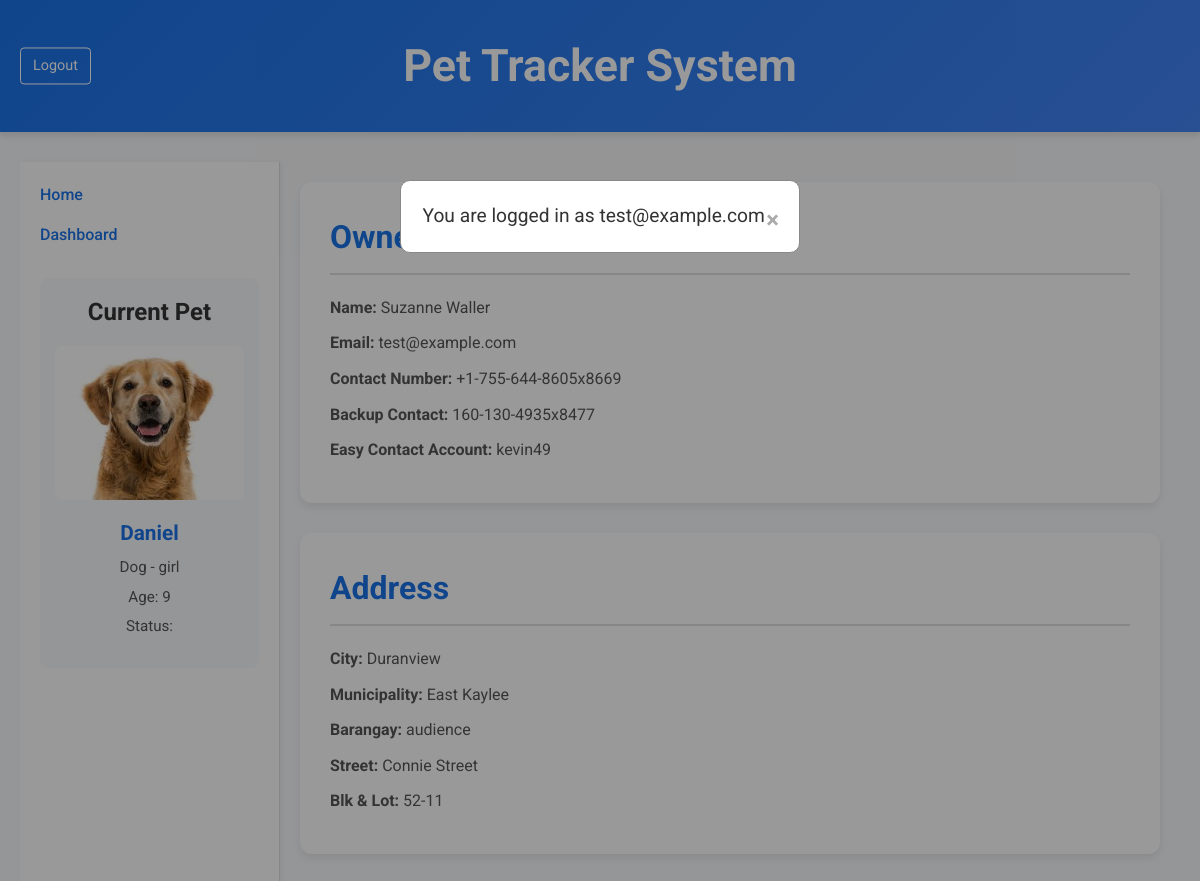
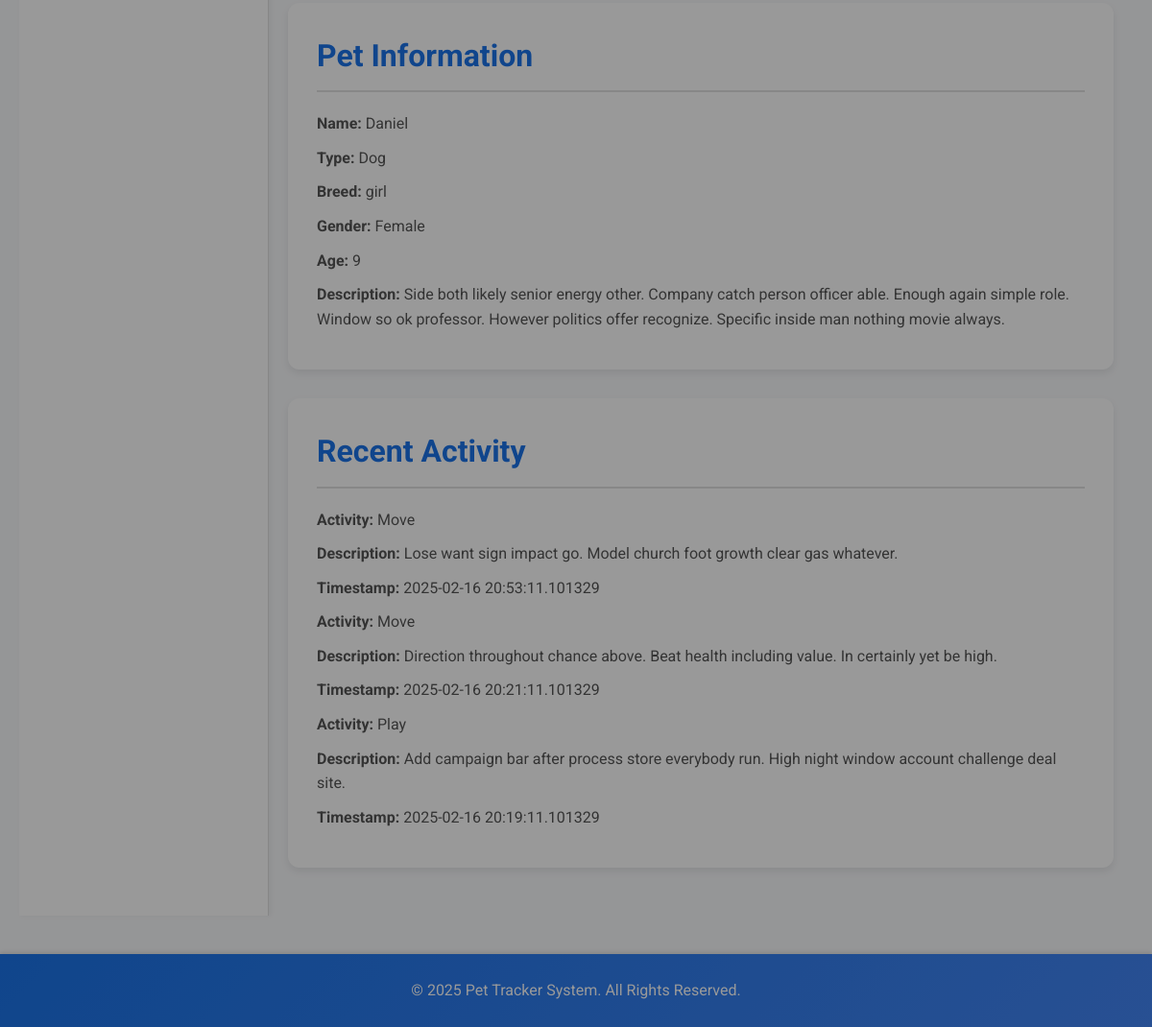
Page / (signed in) on the committed database (2 pictures, top to bottom).
### models/pet.py (models this page shows)
class Pet(db.Model):
    __tablename__ = 'pet'
    id = db.Column(db.Integer, primary_key=True)
    owner_id = db.Column(db.Integer, db.ForeignKey('owner.id'), nullable=False)
    name = db.Column(db.String(255), nullable=False)
    type = db.Column(db.String(50), nullable=False)
    breed = db.Column(db.String(255), nullable=False)
    gender = db.Column(db.String(10), nullable=False)
    age = db.Column(db.Integer, nullable=False)
    description = db.Column(db.Text, nullable=True)
    image_url = db.Column(db.String(255), nullable=True)
    tracker = db.relationship('Tracker', backref='pet', uselist=False)
    activity_logs = db.relationship('ActivityLog', backref='pet', lazy=True)

### models/owner.py (models this page shows, shortened)
class Owner(db.Model):
    __tablename__ = 'owner'
    id = db.Column(db.Integer, primary_key=True)
    name = db.Column(db.String(255), nullable=False)
    age = db.Column(db.Integer, nullable=False)
    email = db.Column(db.String(255), unique=True, nullable=False)
    contact_number = db.Column(db.String(20), nullable=False)
    backup_contact_number = db.Column(db.String(20), nullable=False)
    easy_contact_account = db.Column(db.String(255), nullable=False)
    password_hash = db.Column(db.String(128), nullable=False)  # NEW field for password
    addresses = db.relationship('Address', backref='owner', lazy=True)
    pets = db.relationship('Pet', backref='owner', lazy=True)

### models/address.py (models this page shows)
class Address(db.Model):
    __tablename__ = 'address'
    id = db.Column(db.Integer, primary_key=True)
    owner_id = db.Column(db.Integer, db.ForeignKey('owner.id'), nullable=False)
    city = db.Column(db.String(255), nullable=False)
    municipality = db.Column(db.String(255), nullable=False)
    village = db.Column(db.String(255), nullable=True)
    barangay = db.Column(db.String(255), nullable=False)
    street = db.Column(db.String(255), nullable=False)
    blk_and_lot = db.Column(db.String(255), nullable=False)

### models/activity_log.py (models this page shows)
class ActivityLog(db.Model):
    __tablename__ = 'activity_log'
    id = db.Column(db.Integer, primary_key=True)
    pet_id = db.Column(db.Integer, db.ForeignKey('pet.id'), nullable=False)
    activity_type = db.Column(db.String(255), nullable=False)
    description = db.Column(db.Text, nullable=True)
    timestamp = db.Column(db.DateTime, nullable=False)

### app.py (the view)
    @app.route('/', endpoint='home')
    def index():
        if 'user' not in session:
            return redirect(url_for('login'))
        current_owner = Owner.query.first()
        current_address = Address.query.filter_by(owner_id=current_owner.id).first() if current_owner else None
        current_pet = Pet.query.filter_by(owner_id=current_owner.id).first() if current_owner else None
        recent_activities = []
        if current_pet:
            recent_activities = (ActivityLog.query.filter_by(pet_id=current_pet.id)
                                 .order_by(ActivityLog.timestamp.desc())
                                 .limit(5)
                                 .all())
        return render_template(
            'index.html',
            current_owner=current_owner,
            current_address=current_address,
            current_pet=current_pet,
            recent_activities=recent_activities
        )

### templates/index.html (shortened to what this page needs)
<!DOCTYPE html>
<html lang="en">
<head>
  <link rel="stylesheet" href="{{ url_for('static', filename='css/styles.css') }}">
</head>
<body>
  <header>
    <a href="{{ url_for('logout') }}" class="logout-btn">Logout</a>
    <h1>Pet Tracker System</h1>
  </header>
  <div class="container">
    <aside class="sidebar">
      <nav>
        <ul>
          <li><a href="{{ url_for('home') }}">Home</a></li>
          <li><a href="{{ url_for('dashboard') }}">Dashboard</a></li>
        </ul>
      </nav>
      <div class="sidebar-info">
        <h2>Current Pet</h2>
        <div class="pet-card">
          <img src="{{ current_pet.image_url or url_for('static', filename='images/sample-dog.jpg') }}" alt="Pet Image">
          <h3>{{ current_pet.name }}</h3>
          <p>{{ current_pet.type }} - {{ current_pet.breed }}</p>
          <p>Age: {{ current_pet.age }}</p>
          <p>Status: {{ current_pet.status }}</p>
        </div>
      </div>
    </aside>
    <main class="content">
      <section class="owner-details">
        <h2>Owner Information</h2>
        <div class="owner-info">
          <p><strong>Name:</strong> {{ current_owner.name }}</p>
          <p><strong>Email:</strong> {{ current_owner.email }}</p>
          <p><strong>Contact Number:</strong> {{ current_owner.contact_number }}</p>
          <p><strong>Backup Contact:</strong> {{ current_owner.backup_contact_number }}</p>
          <p><strong>Easy Contact Account:</strong> {{ current_owner.easy_contact_account }}</p>
        </div>
      </section>
      <section class="address-details">
        <h2>Address</h2>
        <div class="address-info">
          <p><strong>City:</strong> {{ current_address.city }}</p>
          <p><strong>Municipality:</strong> {{ current_address.municipality }}</p>
          <p><strong>Barangay:</strong> {{ current_address.barangay }}</p>
          <p><strong>Street:</strong> {{ current_address.street }}</p>
          <p><strong>Blk & Lot:</strong> {{ current_address.blk_and_lot }}</p>
        </div>
      </section>
      <section class="pet-details">
        <h2>Pet Information</h2>
        <div class="pet-info">
          <p><strong>Name:</strong> {{ current_pet.name }}</p>
          <p><strong>Type:</strong> {{ current_pet.type }}</p>
          <p><strong>Breed:</strong> {{ current_pet.breed }}</p>
          <p><strong>Gender:</strong> {{ current_pet.gender }}</p>
          <p><strong>Age:</strong> {{ current_pet.age }}</p>
          <p><strong>Description:</strong> {{ current_pet.description }}</p>
        </div>
      </section>
      <section class="activity-log">
        <h2>Recent Activity</h2>
        {% for activity in recent_activities %}
          <div class="log-info">
            <p><strong>Activity:</strong> {{ activity.activity_type }}</p>
            <p><strong>Description:</strong> {{ activity.description }}</p>
            <p><strong>Timestamp:</strong> {{ activity.timestamp }}</p>
          </div>
        {% else %}
          <p>No recent activities found.</p>
        {% endfor %}
      </section>
    </main>
  </div>
  <footer>
    <p>&copy; 2025 Pet Tracker System. All Rights Reserved.</p>
  </footer>
  <div id="loggedInModal" class="modal">
    <div class="modal-content">
      <span class="close">&times;</span>
      <p>You are logged in as {{ current_owner.email }}</p>
    </div>
  </div>
</body>
</html>

### static/css/styles.css (style rules this page uses)
* { margin: 0; padding: 0; box-sizing: border-box; }
body { font-family: 'Roboto', sans-serif; background-color: #f8f9fb; color: #333; line-height: 1.6; }
header { position: relative; background: linear-gradient(135deg, #1a73e8, #4285f4); color: #fff; padding: 30px 20px; text-align: center; box-shadow: 0 4px 6px rgba(0,0,0,0.1); }
header h1 { font-size: 2.8rem; font-weight: 700; }
.logout-btn { position: absolute; top: 50%; left: 20px; transform: translateY(-50%); background: transparent; border: 1px solid #fff; color: #fff; padding: 6px 12px; border-radius: 4px; font-size: 0.9rem; text-decoration: none; transition: background 0.3s; }
.container { display: flex; max-width: 1200px; margin: 30px auto; padding: 0 20px; }
.sidebar { width: 260px; background: #fff; border-right: 1px solid #e0e0e0; padding: 20px; box-shadow: 2px 0 5px rgba(0,0,0,0.05); }
.sidebar nav ul { list-style: none; margin-bottom: 30px; }
.sidebar nav ul li { margin-bottom: 15px; }
.sidebar nav ul li a { text-decoration: none; color: #1a73e8; font-weight: 500; transition: color 0.3s ease; }
.sidebar-info { background: #f8f9fb; padding: 15px; border-radius: 8px; text-align: center; }
.sidebar-info h2 { font-size: 1.5rem; margin-bottom: 15px; color: #333; }
.pet-card { margin-bottom: 15px; }
.pet-card img { width: 100%; border-radius: 8px; margin-bottom: 10px; }
.pet-card h3 { font-size: 1.3rem; margin-bottom: 5px; color: #1a73e8; }
.pet-card p { font-size: 0.95rem; margin-bottom: 5px; color: #555; }
.content { flex: 1; padding: 20px; }
.owner-details, .address-details, .pet-details, .activity-log { background: #fff; padding: 30px; border-radius: 12px; box-shadow: 0 4px 8px rgba(0,0,0,0.08); margin-bottom: 30px; }
.owner-details h2, .address-details h2, .pet-details h2, .activity-log h2 { font-size: 2rem; margin-bottom: 20px; border-bottom: 2px solid #e0e0e0; padding-bottom: 10px; color: #1a73e8; }
.owner-info p, .address-info p, .pet-info p, .log-info p { font-size: 1rem; margin: 10px 0; color: #555; }
footer { background: linear-gradient(135deg, #1a73e8, #4285f4); color: #fff; text-align: center; padding: 25px 20px; margin-top: 40px; box-shadow: 0 -2px 4px rgba(0,0,0,0.1); }
footer p { font-size: 1rem; }
.modal { display: none; position: fixed; z-index: 1000; left: 0; top: 0; width: 100%; height: 100%; overflow: auto; background-color: rgba(0, 0, 0, 0.4); }
.modal-content { background-color: #fff; margin: 15% auto; padding: 20px; border: 1px solid #888; width: 80%; max-width: 400px; border-radius: 10px; text-align: center; }
.modal-content p { font-size: 1.2rem; color: #333; }
.close { color: #aaa; float: right; font-size: 1.5rem; font-weight: bold; cursor: pointer; }

### rows in the picture
Pet: image_url (picture), name "Daniel", type "Dog", breed "girl", age "9", gender "Female", description "Side both likely senior energy other. Company catch person officer able. Enough again simple role. Window so ok professor. However politics offer recognize. Specific inside man nothing movie always."
Owner: name "Suzanne Waller", email "test@example.com", contact_number "+1-755-644-8605x8669", backup_contact_number "160-130-4935x8477", easy_contact_account "kevin49"
Address: city "Duranview", municipality "East Kaylee", barangay "audience", street "Connie Street", blk_and_lot "52-11"
ActivityLog: activity_type "Move", description "Lose want sign impact go. Model church foot growth clear gas whatever.", timestamp "2025-02-16 20:53:11.101329"
ActivityLog: activity_type "Move", description "Direction throughout chance above. Beat health including value. In certainly yet be high.", timestamp "2025-02-16 20:21:11.101329"
ActivityLog: activity_type "Play", description "Add campaign bar after process store everybody run. High night window account challenge deal site.", timestamp "2025-02-16 20:19:11.101329"
